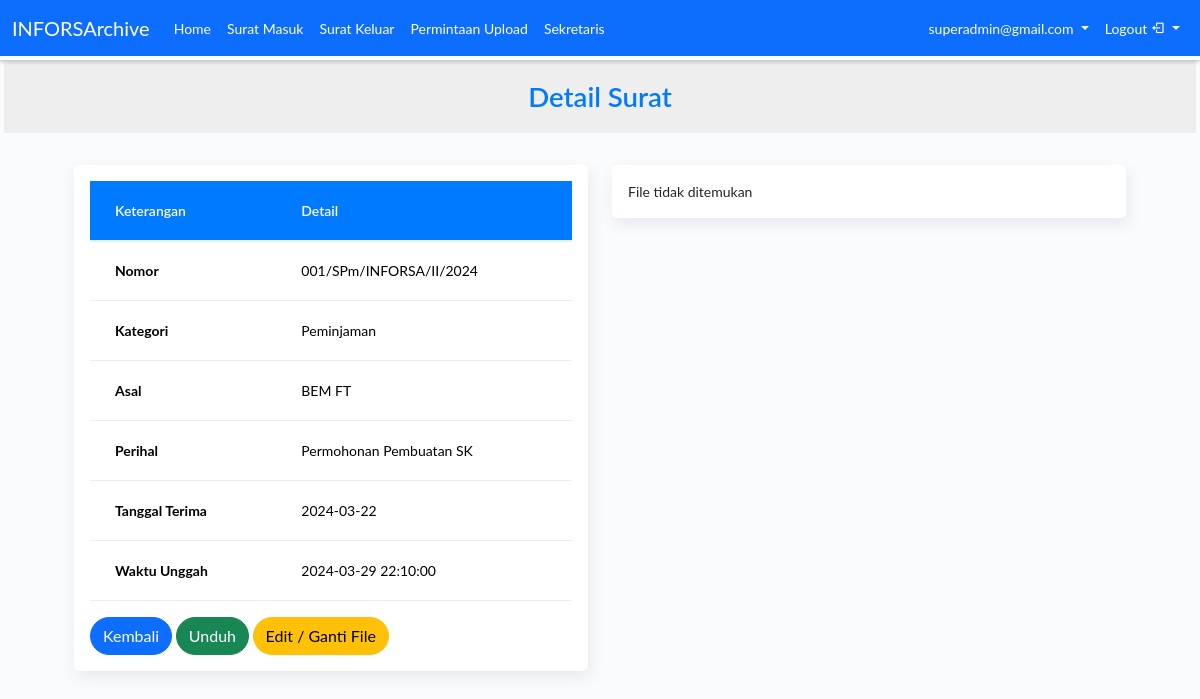
The page /view/superadmin/suratmasuk/lihat.php?id=2 (signed in) on the database its author committed.
### tables this page shows
CREATE TABLE `surat_masuk` (
  `id` int(11) NOT NULL,
  `nomor` varchar(100) NOT NULL,
  `kategori` varchar(100) NOT NULL,
  `asal` varchar(50) NOT NULL,
  `perihal` varchar(100) NOT NULL,
  `tgl_terima` date NOT NULL,
  `waktu` datetime NOT NULL,
  `file` varchar(100) NOT NULL
);

### view/superadmin/suratmasuk/lihat.php (the view, shortened to what this page needs)
<?php
$id = $_GET['id'];
?>
<!DOCTYPE html>
<html lang="en">
<head>
</head>
<body>
<div class="main-panel">
    <div class="content">
        <?php
        include '../../../config/koneksi.php';
        $surat = mysqli_query($con, "SELECT * from surat_masuk WHERE id = $id");
        foreach ($surat as $data) {
            $file_name = $data['file'];
            $file_path = '../../../pdf/pdfsm/' . basename($file_name);
        ?>
        <h1 class="text-center fw-bold mx-1 pt-3 pb-3" style="background:#eee ; color:#007bff">Detail Surat</h1>
        <div class="container container-fluid">
            <div class="page-inner">
                <div class="page-header">
                        <div class="row">
                            <div class="col-md-6">
                                <div class="card">
                                    <div class="card-body">
                                        <table class="table">
                                            <thead>
                                                <tr>
                                                    <th scope="col">Keterangan</th>
                                                    <th scope="col">Detail</th>
                                                </tr>
                                            </thead>
                                            <tbody>
                                                <tr>
                                                    <th scope="row">Nomor</th>
                                                    <td><?php echo $data['nomor']; ?></td>
                                                </tr>
                                                <tr>
                                                    <th scope="row">Kategori</th>
                                                    <td><?php echo $data['kategori']; ?></td>
                                                </tr>
                                                <tr>
                                                    <th scope="row">Asal</th>
                                                    <td><?php echo $data['asal']; ?></td>
                                                </tr>
                                                <tr>
                                                    <th scope="row">Perihal</th>
                                                    <td><?php echo $data['perihal']; ?></td>
                                                </tr>
                                                <tr>
                                                    <th scope="row">Tanggal Terima</th>
                                                    <td><?php echo $data['tgl_terima']; ?></td>
                                                </tr>
                                                <tr>
                                                    <th scope="row">Waktu Unggah</th>
                                                    <td><?php echo $data['waktu']; ?></td>
                                                </tr>
                                            </tbody>
                                        </table>
                                        <div class="text-right">
                                            <a href="../suratmasuk.php"><button type="button" class="btn btn-primary btn-rounded" style="border-radius: 20px;">Kembali</button></a>
                                            <a href="<?php echo $data['file']; ?>"><button class="btn btn-success btn-rounded" style="border-radius: 20px;">Unduh</button></a>
                                            <a href="edit.php?id=<?php echo $data['id']; ?>"><button type="button" class="btn btn-warning btn-rounded" style="border-radius: 20px;">Edit / Ganti File</button></a>
                                        </div>
                                    </div>
                                </div>
                            </div>
                            <div class="col-md-6">
                                <div class="card">
                                    <div class="card-body">
                                        <?php
                                        if (file_exists($file_path)) {
                                            echo '<iframe src="' . $file_path . '" width="100%" style="height:80vh"></iframe>';
                                        } else {
                                            echo 'File tidak ditemukan';
                                        }
                                        ?>
                                    </div>
                                </div>
                            </div>
                        </div>
                </div>
            </div>
        </div>
    </div>
</div>
<?php
        }
?>
</body>
</html>

### assets/css/main.css (style rules this page uses)
:root { --footer : linear-gradient(to top, #7e7fd8, #589dda); }
body, h1, .h1, h2, .h2, h3, .h3, h4, .h4, h5, .h5, h6, .h6, p, .navbar, .brand, .btn-simple, .alert, a, .td-name, td, button.close { -moz-osx-font-smoothing: grayscale; -webkit-font-smoothing: antialiased; font-family: 'Lato', sans-serif; }
body { font-size: 14px; color: #575962; }
a { color: #1572E8; }
h1, .h1 { font-size: 1.725rem; }
h1, h2, h3, h4, h5, h6, .h1, .h2, .h3, .h4, .h5, .h6 { line-height: 1.4; }
.fw-bold { font-weight: 600 !important; }
body { min-height: 100vh; position: relative; background: #f9fbfd; }
.main-panel { position: relative; width: calc(100%); height: 100vh; min-height: 100%; float: right; transition: all .3s; margin-top: 62px; }
.page-inner { padding: 1.5rem 0; }
@media (min-width: 576px) { .page-inner { padding-right: 1rem; padding-left: 1rem; } }
@media (min-width: 992px) { .page-inner { padding-right: 2rem; padding-left: 2rem; } }
.card, .card-light { border-radius: 5px; background-color: #ffffff; margin-bottom: 30px; -webkit-box-shadow: 2px 6px 15px 0px rgba(69, 65, 78, 0.1); -moz-box-shadow: 2px 6px 15px 0px rgba(69, 65, 78, 0.1); box-shadow: 2px 6px 15px 0px rgba(69, 65, 78, 0.1); border: 0px; }
.table > thead > tr > th, .table > tbody > tr > th, .table > tfoot > tr > th, .table > thead > tr > td, .table > tbody > tr > td, .table > tfoot > tr > td { vertical-align: middle; }
.table > tbody > tr > td, .table > tbody > tr > th { padding: 8px; }
.table thead th { border-bottom-width: 2px; font-weight: 600; }
.table td, .table th { font-size: 14px; border-top-width: 0px; border-bottom: 1px solid; border-color: #ebedf2 !important; padding: 0 25px !important; height: 60px; vertical-align: middle !important; }

### view/superadmin/suratmasuk/lihat.php (style rules this page uses)
.table thead th { background-color: #007bff; color: white; }

### rows shown on the page
surat_masuk: nomor "001/SPm/INFORSA/II/2024", kategori "Peminjaman", asal "BEM FT", perihal "Permohonan Pembuatan SK", tgl_terima "2024-03-22", waktu "2024-03-29 22:10:00", shows "File tidak ditemukan"

### other values the page prints
$_SESSION['email'] "superadmin@gmail.com"
